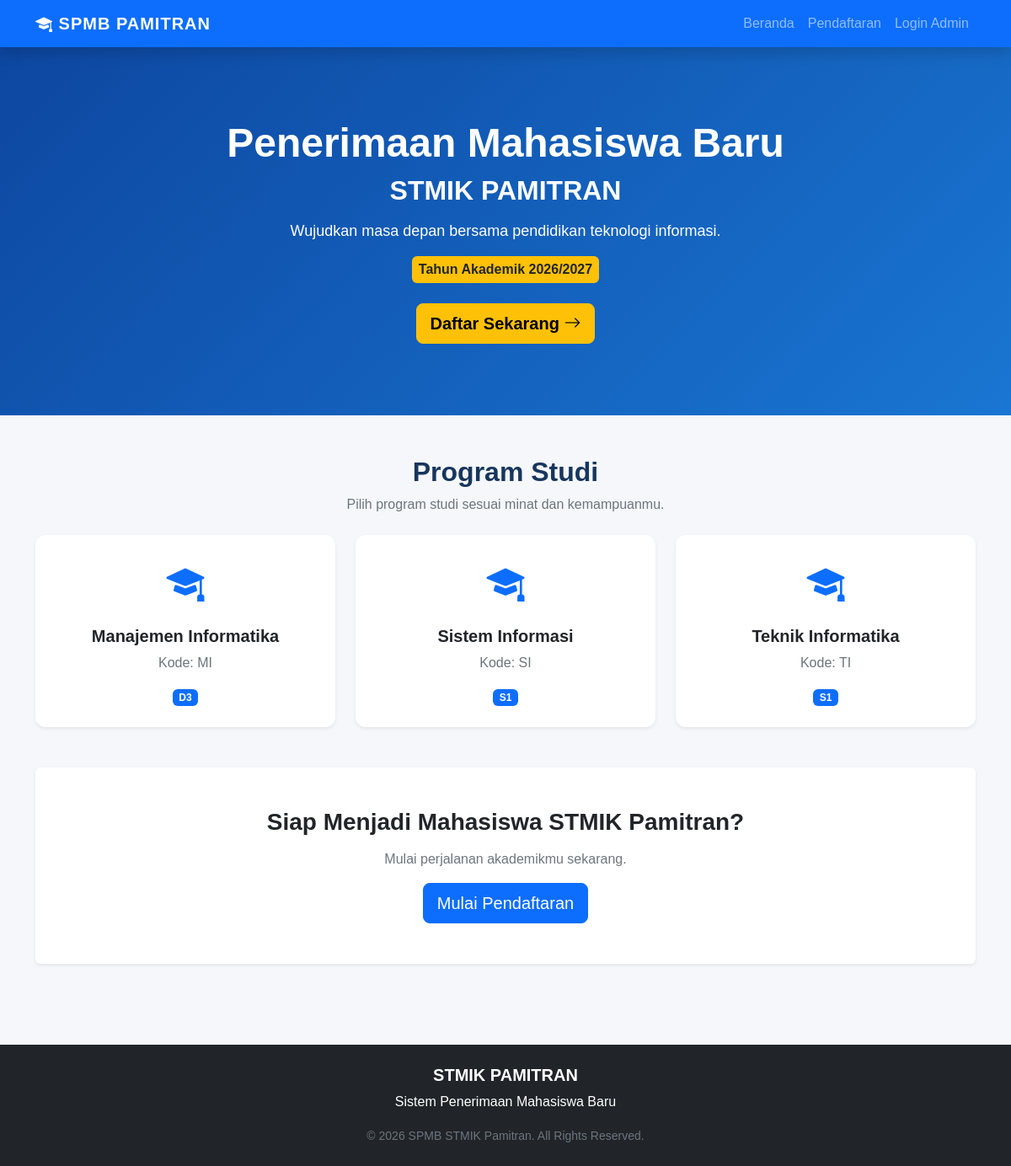
The page / on the database its author committed.
### tables this page shows
CREATE TABLE `tahun_akademik` (
  `id` int(11) NOT NULL AUTO_INCREMENT,
  `tahun` varchar(20) NOT NULL,
  `status_aktif` tinyint(1) NOT NULL DEFAULT 0,
  `created_at` timestamp NOT NULL DEFAULT current_timestamp(),
  PRIMARY KEY (`id`),
  UNIQUE KEY `tahun` (`tahun`)
);

CREATE TABLE `program_studi` (
  `id` int(11) NOT NULL AUTO_INCREMENT,
  `kode_prodi` varchar(10) NOT NULL,
  `nama_prodi` varchar(100) NOT NULL,
  `jenjang` varchar(10) NOT NULL,
  `created_at` timestamp NOT NULL DEFAULT current_timestamp(),
  PRIMARY KEY (`id`),
  UNIQUE KEY `kode_prodi` (`kode_prodi`)
);

### includes/functions.php (called while the page is built, shortened)
<?php
function e($value)
{
    return htmlspecialchars(
        (string) $value,
        ENT_QUOTES | ENT_SUBSTITUTE,
        'UTF-8'
    );
}

### index.php (the view, shortened to what this page needs)
<?php
require_once 'config/database.php';
require_once 'includes/functions.php';
$sql_prodi = "SELECT id, kode_prodi, nama_prodi, jenjang
              FROM program_studi
              ORDER BY nama_prodi ASC";
$stmt_prodi = $pdo->prepare($sql_prodi);
$stmt_prodi->execute();
$program_studi = $stmt_prodi->fetchAll();
$sql_tahun = "SELECT id, tahun
              FROM tahun_akademik
              WHERE status_aktif = :status
              ORDER BY id DESC
              LIMIT 1";
$stmt_tahun = $pdo->prepare($sql_tahun);
$stmt_tahun->execute([
    'status' => 1
]);
$tahun_aktif = $stmt_tahun->fetch();
require_once 'includes/header.php';
?>
<section class="hero-section">
    <div class="container text-center">
        <h1 class="display-5">
            Penerimaan Mahasiswa Baru
        </h1>
        <h2 class="fw-bold mt-2">
            STMIK PAMITRAN
        </h2>
        <p class="mt-3">
            Wujudkan masa depan bersama pendidikan
            teknologi informasi.
        </p>
        <?php if ($tahun_aktif): ?>
            <div class="badge bg-warning text-dark fs-6 p-2">
                Tahun Akademik
                <?= e($tahun_aktif['tahun']) ?>
            </div>
        <?php else: ?>
            <div class="badge bg-danger fs-6 p-2">
                Pendaftaran Belum Dibuka
            </div>
        <?php endif; ?>
        <div class="mt-4">
            <a href="daftar.php"
               class="btn btn-warning btn-lg fw-bold">
                Daftar Sekarang
                <i class="bi bi-arrow-right"></i>
            </a>
        </div>
    </div>
</section>
<section class="container py-5">
    <div class="text-center mb-4">
        <h2 class="section-title">
            Program Studi
        </h2>
        <p class="text-secondary">
            Pilih program studi sesuai minat dan kemampuanmu.
        </p>
    </div>
    <div class="row g-4">
        <?php if (count($program_studi) > 0): ?>
            <?php foreach ($program_studi as $prodi): ?>
                <div class="col-md-4">
                    <div class="card prodi-card shadow-sm h-100">
                        <div class="card-body text-center p-4">
                            <div class="mb-3">
                                <i class="bi bi-mortarboard-fill
                                          text-primary"
                                   style="font-size: 45px;">
                                </i>
                            </div>
                            <h5 class="fw-bold">
                                <?= e($prodi['nama_prodi']) ?>
                            </h5>
                            <p class="text-secondary">
                                Kode:
                                <?= e($prodi['kode_prodi']) ?>
                            </p>
                            <span class="badge bg-primary">
                                <?= e($prodi['jenjang']) ?>
                            </span>
                        </div>
                    </div>
                </div>
            <?php endforeach; ?>
        <?php endif; ?>
    </div>
</section>
<section class="container pb-5">
    <div class="card shadow-sm border-0">
        <div class="card-body text-center p-5">
            <h3 class="fw-bold">
                Siap Menjadi Mahasiswa STMIK Pamitran?
            </h3>
            <p class="text-secondary mt-3">
                Mulai perjalanan akademikmu sekarang.
            </p>
            <a href="daftar.php"
               class="btn btn-primary btn-lg">
                Mulai Pendaftaran
            </a>
        </div>
    </div>
</section>
<?php
require_once 'includes/footer.php';
?>

### assets/css/style.css (style rules this page uses)
body { background-color: #f5f7fb; font-family: Arial, sans-serif; min-height: 100vh; }
.hero-section { background: linear-gradient( 135deg, #0d47a1, #1976d2 ); color: white; padding: 85px 20px; }
.hero-section h1 { font-weight: 700; }
.hero-section p { font-size: 18px; }
.section-title { font-weight: 700; color: #17365d; }
.prodi-card { border: none; border-radius: 12px; transition: 0.3s; }

### rows shown on the page
tahun_akademik: tahun "2026/2027"
program_studi: nama_prodi "Manajemen Informatika", kode_prodi "MI", jenjang "D3"
program_studi: nama_prodi "Sistem Informasi", kode_prodi "SI", jenjang "S1"
program_studi: nama_prodi "Teknik Informatika", kode_prodi "TI", jenjang "S1"
